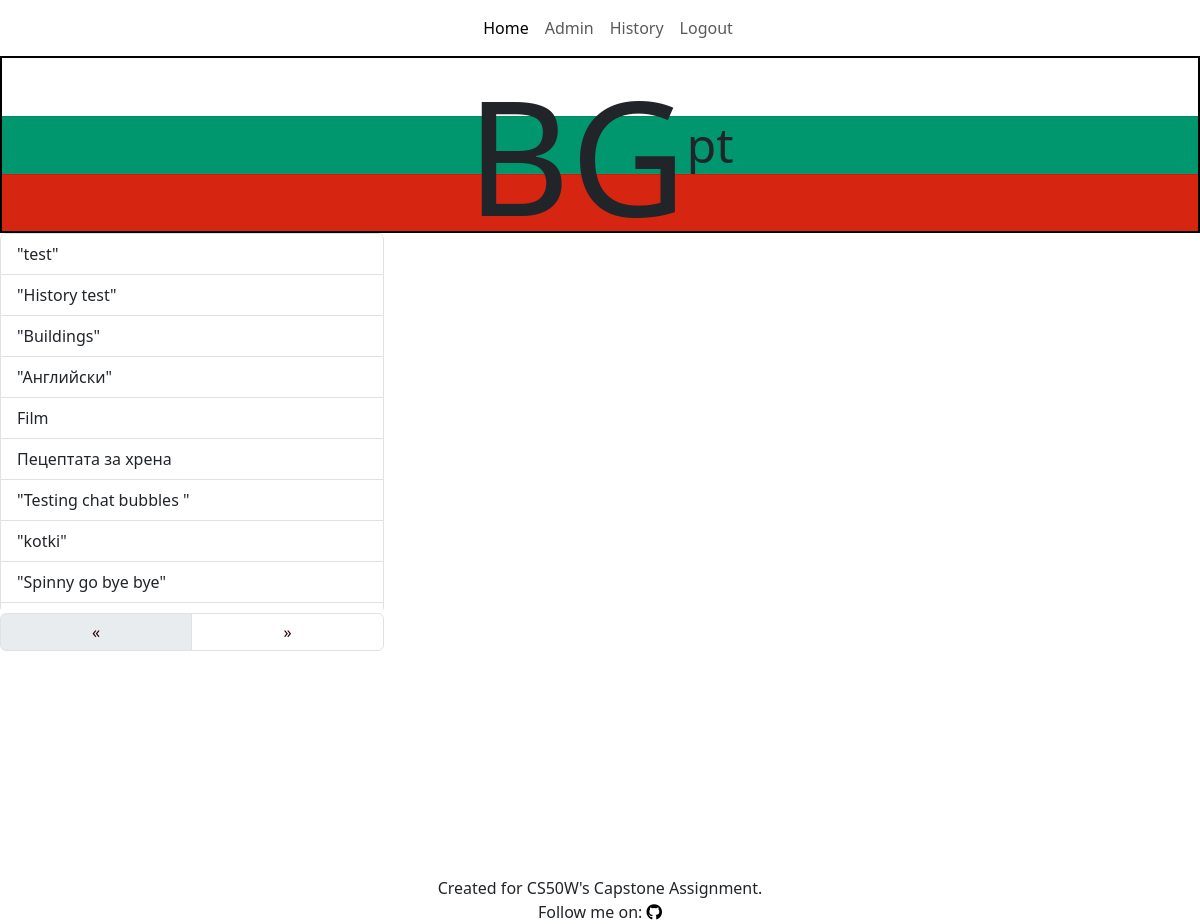
The app's page /history/2 (signed in), older data.
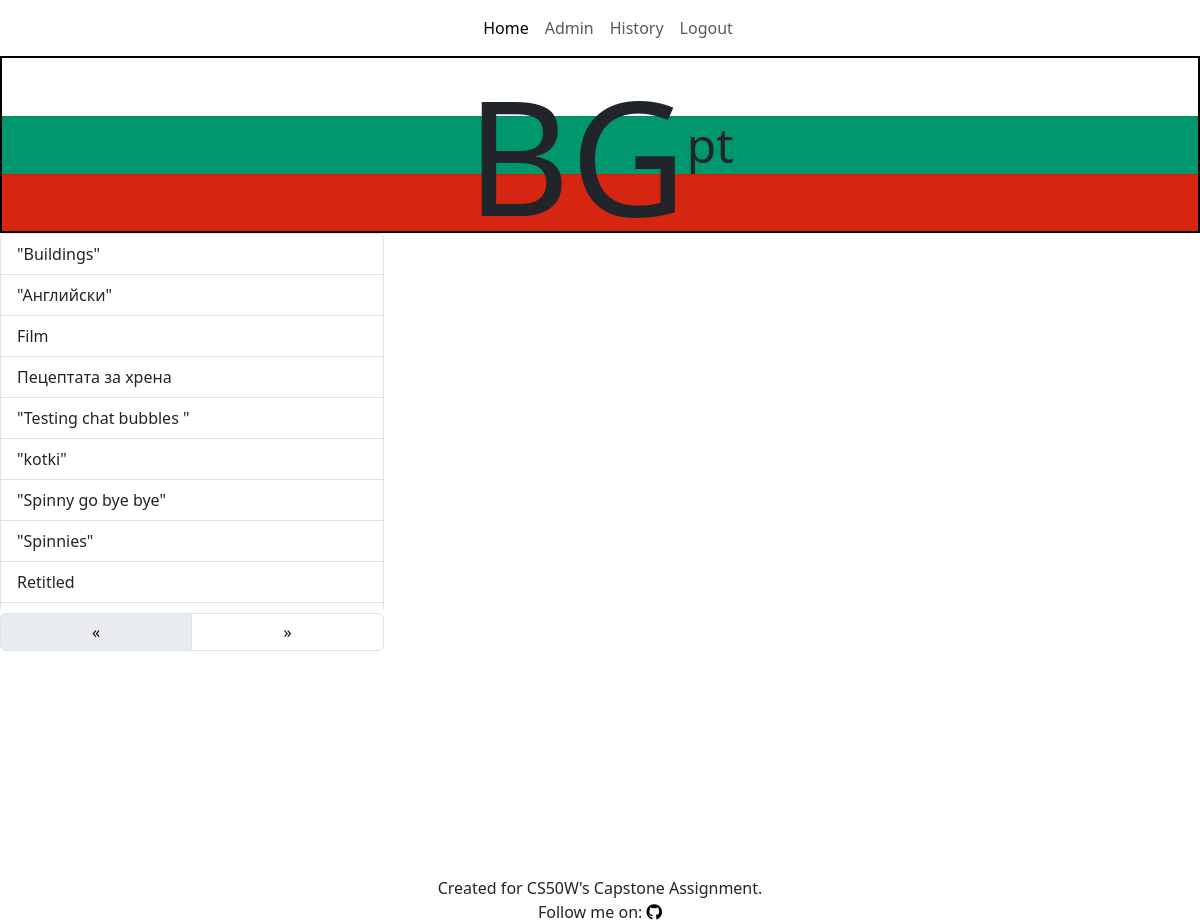
The same page, newer data.
### BGpt/models.py (models this page shows)
class Chat(models.Model):
    user = models.ForeignKey("User", on_delete=models.CASCADE, related_name="chatter")
    session = models.IntegerField()
    title = models.CharField(max_length=100)
    input = models.TextField(max_length=500)
    response = models.TextField(max_length=500)
    trans_resp = models.TextField(max_length=500)
    timestamp = models.DateTimeField(auto_now_add=True)

### BGpt/views.py (the view)
# urls.py: path("history/<int:user_id>", views.history_view, name="history"),
@login_required
def history_view(request, user_id):
    try:
        user = models.User.objects.get(pk=user_id)
    except models.User.DoesNotExist:
        raise PermissionDenied
    if request.user != user:
        raise PermissionDenied
    full_hist = utils.gather_hist(user_id)
    paginator = Paginator(full_hist, 10)
    page_num = request.GET.get("page")
    page_obj = paginator.get_page(page_num)
    return render(request, "BGpt/history.html", {
        "history": page_obj
    })

### BGpt/utils.py (called while the page is built)
def gather_hist(user_id):
        hist = models.Chat.objects.filter(user=user_id).order_by('-session', 'timestamp')
        rev_hist = []
        d_hist = set()
        for session, group in groupby(hist, lambda x: x.session):
            session_group = list(group)
            if session not in d_hist:
                d_hist.add(session)
                rev_hist.append(session_group)
        return(rev_hist)

### BGpt/templates/BGpt/history.html (shortened to what this page needs)
{% extends "BGpt/layout.html" %}
{% load static %}
{% block body %}
<div id="bgpt-logo-cont">
    <h1>B</h1>
    <h1>G</h1>
    <h3>p</h3>
    <h3>t</h3>
</div>
<div class="row">
    <div class="col-4 text-truncate">
        <ul class="list-group">
            {% for sessions in history %}
                {% for h in sessions %}
                    {% ifchanged %}
                    <a class="list-group-item" data-id="ch-{{ h.session }}" href="#chat-{{ h.session }}" role="tab" aria-controls="list-{{ h.session }}">
                        <li class="title-list" id="item-{{h.session}}" >{{ h.title }}</li>
                    </a>
                    {% endifchanged %}
                {% endfor %}
            {% endfor %}
        </ul>
        <nav aria-label="Page navigation">
            <ul class="pagination">
                {% if history.has_previous %}
                <li class="page-item"><a href="?page={{ history.previous_page_number }}" class="page-link">&laquo;</a></li>
                {% else %}
                <li class="page-item disabled"><a href="?page={{ history.next_page_number }}" class="page-link">&laquo;</a></li>
                {% endif %}
                {% if history.has_next %}
                <li class="page-item"><a href="?page={{ history.next_page_number }}" class="page-link">&raquo;</a></li>
                {% else %}
                <li class="page-item disabled"><a href="?page={{ history.previous_page_number }}" class="page-link">&raquo;</a></li>
                {% endif %}
            </ul>
        </nav>
    </div>
    <div class="col-8">
    </div>
</div>
</div>
{% endblock %}

Row changes from the older to the newer data that the page shows:
removed Chat: title "\"test\""
removed Chat: title "\"History test\""
now on this page (row unchanged): Chat: title "\"Spinnies\""
now on this page (row unchanged): Chat: title "Retitled"
